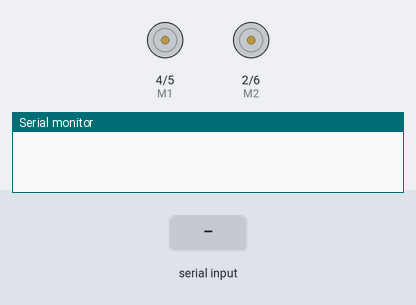
Recording of a sketch running on a simulated Arduino Uno, built with avr-gcc and run on an emulated ATmega328P. On the bench: direction and speed pins drawn as motors (green arrow = direction pin HIGH = forward, orange = LOW = backward, longer = more drive), the last lines printed to the serial monitor. Inputs (shaded band) come from the test bench.

Above: at 1.2 s.
1.3 s: "1:90:45\n" received over the second serial link
At 2.0 s:
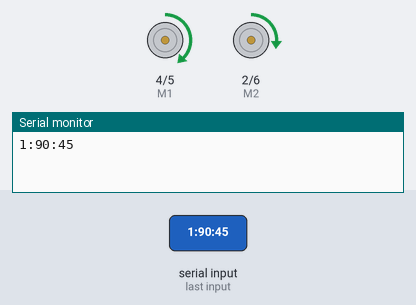
2.8 s: "90:45\n" received over the second serial link
4.3 s: "5\n" received over the second serial link
Timing chart, 0 to 7.3 s (numbered marks = the images above; inputs shaded):
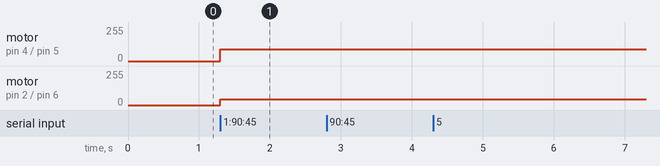

Measured:
- after the input at 1.3 s, motor on pin 4 (M1) / pin 5 (E1): stopped → forward 90/255 at once; motor on pin 2 (M2) / pin 6 (E2): stopped → forward 45/255 at once

The sketch:

boucle_fermee_PID_V3_motorisation.ino
```cpp
#include "SoftwareSerial.h"
SoftwareSerial mySerial(10,11); // broshes TX, RX


#define E1 5
#define M1 4
#define E2 6
#define M2 2


void setup() {
  mySerial.begin(9600);
  Serial.begin(9600);
  pinMode(M1, OUTPUT);
  pinMode(M2, OUTPUT);
  pinMode(E1, OUTPUT);
  pinMode(E2, OUTPUT);
}

void loop() {
  if (mySerial.available()){
    String ins = mySerial.readStringUntil('\n');
    ins.trim();
    Serial.println(ins);
    int sep1 = ins.indexOf(':');
    int sep2 = ins.indexOf(':', sep1 + 1);

    if (sep1 != -1 && sep2 != -1) {
      String cmd = ins.substring(0, sep1);
      cmd.trim();
      int Output1 = ins.substring(sep1 + 1, sep2).toInt();
      int Output2 = ins.substring(sep2 + 1).toInt();


    // if (cmd=="A" || cmd=="G" || cmd=="D") {
      avancer(HIGH,HIGH,Output1,Output2);
    // }
    // else {
    //   avancer(LOW,LOW,0,0);
    // }
    }
  }
}


void avancer(char G, char D, int vg, int vd) {
  digitalWrite(M1, G);  // moteur gauche
  digitalWrite(M2, D);
  analogWrite(E1, vg);
  analogWrite(E2, vd);
} 
```
